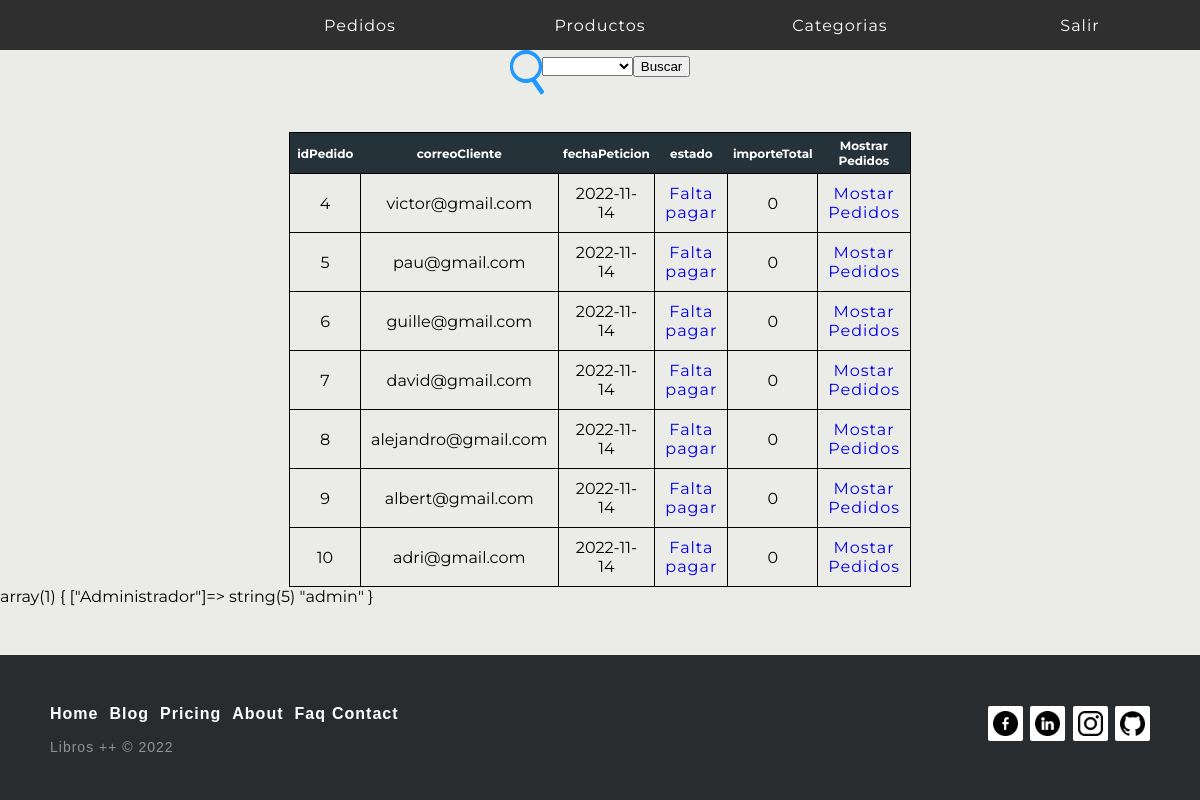
The page /index.php?controller=Pedido&action=mostrarPedidos (signed in) on the database as committed earlier.
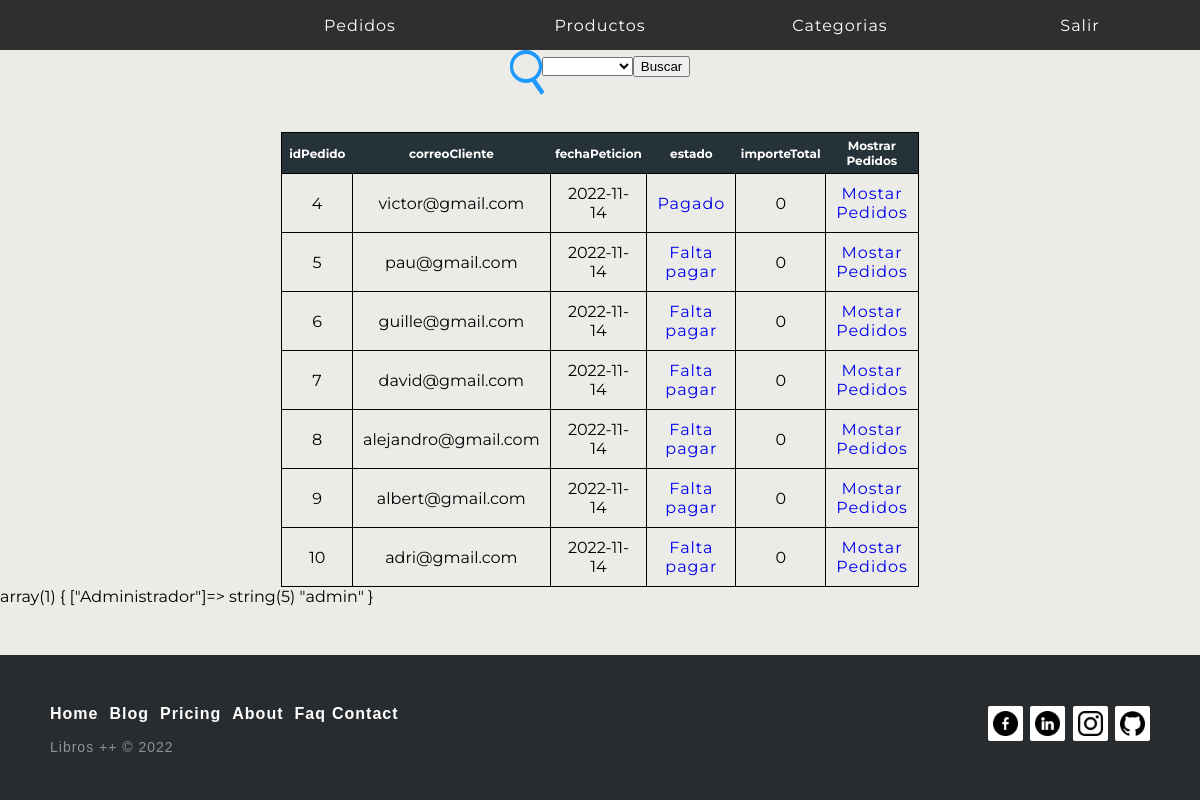
The same page on the database as committed later.
### tables this page shows
CREATE TABLE `pedido` (
  `idPedido` int(11) NOT NULL,
  `correoCliente` varchar(30) NOT NULL,
  `fechaPeticion` date NOT NULL,
  `estado` tinyint(1) NOT NULL DEFAULT 0,
  `importeTotal` float(6,2) NOT NULL DEFAULT 0.00
);

### models/database.php (called while the page is built, shortened)
<?php
class Database{
    public function __construct(){
        $servername = "localhost";
        $dbname= "tiendaonline";
        $username = "root";
        $password = "";
		$this->db = new PDO("mysql:host=$servername;dbname=$dbname",$username, $password);
    }
}

### models/pedido.php (called while the page is built, shortened)
<?php
    require_once("database.php");
    class Pedido extends Database{
        function mostrarPedidos(){
                $sql = "SELECT * FROM pedido";
                $rows = $this->db->query($sql);
                return $rows->fetchAll(PDO::FETCH_CLASS);
        }
    }
?>

### views/pedido/mostrarPedidos.php (the view, shortened to what this page needs)
<div class="fromBusquedaPedido">
        <form action="index.php?controller=Pedido&action=mostrarPedidos" method="POST">
            <div class="lupaPedido">
                <div>
                    <input type="text"   placeholder="Buscar por correo. . ." required id="txtbusca"  name="txtbusca">
                </div>
                <select id="estado" name="estado">
                    <option value="" selected></option>
                    <option value="0">Falta Pagar</option>
                </select>
                <input type="submit" value="Buscar"  >
            </div>
        </form>
</div>
<div class="tablaListadoPedidos">
    <?php
        if(isset($todosLosPedidos) && count($todosLosPedidos) > 0){
            echo "<table class='tablaAdmin'>";
            echo "<tr>";
                foreach($todosLosPedidos[0] as $clave1 => $valor1){
                    echo "<th class='thAdmin'>".$clave1."</th>";
                }
            echo "<th class='thAdmin'> Mostrar Pedidos </th>";
            echo "</tr>";
            foreach($todosLosPedidos as $clave => $valor){
                echo "<tr>";
                foreach($valor as $clave1 => $valor1){
                    if($clave1 == 'estado'){
                        if($valor1 == 0){
                            echo "<td class='tdAdmin'><a href='index.php?controller=Pedido&action=editarEstado&idPedido=".$valor->idPedido."&estado=1'>Falta pagar</a></td>";
                        }else{
                            echo "<td class='tdAdmin'><a href='index.php?controller=Pedido&action=editarEstado&idPedido=".$valor->idPedido."&estado=0'>Pagado</a></td>";
                        }
                    }
                    else{
                        echo "<td class='tdAdmin'>$valor1</td>";
                    }
                }
                echo "<td class='tdAdmin'><a href='index.php?controller=Pedido&action=mostrarDetallePedido&idPedido=".$valor->idPedido."'>Mostar Pedidos</a></td>";
                echo "</tr>";
            }
            echo "</table>";
        }else{
            echo "No hay pedidos";
        }
    ?>
</div>

### index.php (shortened to what this page needs)
<!DOCTYPE html>
<html lang="en">
    <head>
        <link rel="stylesheet"  type="text/css" media="screen" href="views/css/style.css">
    </head>
    <body>
        <?php
        if(isset($_SESSION["Administrador"])){
            require_once "views/general/menuAdmin.php";
        }elseif(!(isset($_GET['controller']) && isset($_GET['action']))){
            $categorias = new CategoriaController("");
            $categorias->categoriasMenu();
        }else if($_GET['action'] != "validarCliente" && $_GET['action'] != "login" && $_GET['action'] != "registrar" && $_GET['action'] != "validar"){
            $categorias = new CategoriaController("");
            $categorias->categoriasMenu();
        }
        if (isset($_GET['controller'])){
            $nombreController = $_GET['controller']."Controller";
        }
        else{
            $nombreController = "ClienteController";
        }
        if (class_exists($nombreController)){
            $controlador = new $nombreController();
            if(isset($_GET['action'])){
                $action = $_GET['action'];
            }
            else{
                $action ="home";
            }
            $controlador->$action();
        }else{
            echo "No existe el controlador";
        }
        var_dump($_SESSION);
        ?>
    </body>
</html>

### views/general/menuAdmin.php (shortened to what this page needs)
<body>
    <?php
        echo "<div class='menuAdmin'>";
            echo "<div class='menu2'><a href= 'index.php?controller=Pedido&action=mostrarPedidos' class='enlaceMenuAdmin'>Pedidos</a></div>";
            echo "<div class='menu3'><a href= 'index.php?controller=Producto&action=listado' class='enlaceMenuAdmin'>Productos</a></div>";
            echo "<div class='menu4'><a href= 'index.php?controller=Categoria&action=mostrarCategorias' class='enlaceMenuAdmin'>Categorias</a></div>";
            echo "<div class='menu5'><a href= 'index.php?controller=Base&action=salir' class='enlaceMenuAdmin'>Salir</a></div>";
        echo "</div>";
        echo "<div class='spacerAdmin'></div>";
    ?>
</body>

### controllers/PedidoController.php (shortened to what this page needs)
<?php
    class PedidoController{
        public function mostrarPedidos(){
            if(isset($_SESSION["Administrador"])){
                if (isset($_POST["estado"]) && $_POST['estado'] != ""){
                    require_once("models/pedido.php");
                    $pedido = new Pedido();
                    if(isset($_POST['txtbusca'])){
                        $pedido->setEstado($_POST['estado']);
                        $pedido->setCorreoCliente($_POST['txtbusca']);
                        $todosLosPedidos = $pedido->buscarCorreoEstado();
                    }else{
                        $pedido->setEstado($_POST['estado']);
                        $todosLosPedidos = $pedido->buscarEstado();
                    }
                    require_once "views/pedido/mostrarPedidos.php";
                }elseif(isset($_POST['txtbusca']) && $_POST['estado'] == ""){
                    require_once("models/pedido.php");
                    $pedido = new Pedido();
                    $pedido->setCorreoCliente($_POST['txtbusca']);
                    $todosLosPedidos = $pedido->buscarCorreo();
                    require_once "views/pedido/mostrarPedidos.php";
                }else{
                    require_once("models/pedido.php");
                    $pedido = new Pedido();
                    $todosLosPedidos = $pedido->mostrarPedidos();
                    require_once "views/pedido/mostrarPedidos.php";
                }
            } else {
                header("index.php");
            }
        }
    }

### views/css/style.css (style rules this page uses)
html { min-height: 100%; position: relative; }
body { margin: 0; }
footer { background-color: black; position: absolute; bottom: 0; margin-top: 40px; width: 100%; color: white; }
body { background: #EBEBE8; font-family: 'Montserrat', sans-serif; margin: 0; padding: 0; }
p { font-size: 16px; letter-spacing: 1px; }
a { font-size: 16px; letter-spacing: 1px; font: blod; text-decoration: none; }
div.spacerAdmin { display: block; height: 50px; }
.menuAdmin { max-width: 100%; width: 100%; background-color: rgba(0, 0, 0, 0.8); margin: 0px auto; display: grid; grid-template-columns: repeat(5, 1fr); grid-template-rows: 1fr; align-content: center; align-items: center; height: 50px; position: fixed; }
.menuAdmin>.menu2 { grid-area: 1 / 2 / 2 / 3; }
.menuAdmin>.menu3 { grid-area: 1 / 3 / 2 / 4; }
.menuAdmin>.menu4 { grid-area: 1 / 4 / 2 / 5; }
.menuAdmin>.menu4 > a { position: relative; display: inline-block; text-decoration: none; color: white; }
.menuAdmin>.menu5 { grid-area: 1 / 5 / 2 / 6; }
.menuAdmin>div { text-align: center; text-decoration: none; color: white; }
a.enlaceMenuAdmin { position: relative; display: inline-block; text-decoration: none; color: white; }
a.enlaceMenuAdmin::before, a.enlaceMenuAdmin::after { content: ''; position: absolute; left: 0; width: 100%; height: 2px; background-color: #2099FF; transform: scaleX(0); transition: transform .25s; }
a.enlaceMenuAdmin::before { top: 18px; transform-origin: right; }
.lupaPedido { margin: 0 auto; display: flex; justify-content: center; align-items: center; margin-bottom: 50px; }
.lupaPedido>div { display: inline-block; position: relative; filter: drop-shadow(0 1px #2099FF); }
.lupaPedido>div:after { content: ""; background: #2099FF; width: 4px; height: 16px; position: absolute; top: 28px; right: 2px; transform: rotate(145deg); }
.lupaPedido>div>input { color: #000000; font-size: 13px; background: transparent; width: 10px; height: 10px; padding: 8px; border: solid 3px #2099FF; outline: none; border-radius: 35px; transition: width 0.5s; }
.lupaPedido>div>input::placeholder { color: #0a0a0a; opacity: 0; transition: opacity 150ms ease-out; }
.lupaPedido>div>input:focus, .lupaPedido>div>input:not(:placeholder-shown) { width: 150px; }
.tablaAdmin { margin: auto auto; border: 1px solid black; border-collapse: collapse; }
.thAdmin { background-color: #263239; color: white; font-size: 12px; padding: 5px; text-align: center; }
.tdAdmin { border: 1px solid black; text-align: center; padding: 10px; width: 50px; }
.menu2 { grid-column: 2/5; grid-row: 2; display: flex; flex-direction: row; justify-content: center; }
.menu4 { grid-column: 6; grid-row: 2; }
.menu4 > a { display: flex; align-items: center; justify-content: center; width: min-content; }
.menu5 { grid-column: 7; grid-row: 2; }
.footer-distributed { background-color: #292c2f; box-shadow: 0 1px 1px 0 rgba(0, 0, 0, 0.12); box-sizing: border-box; width: 100%; text-align: left; font: normal 16px sans-serif; padding: 45px 50px; }
.footer-distributed .footer-left p { color: #8f9296; font-size: 14px; margin: 0; }
.footer-distributed p.footer-links { font-size: 18px; font-weight: bold; color: #ffffff; margin: 0 0 10px; padding: 0; transition: ease .25s; }
.footer-distributed p.footer-links a { display: inline-block; line-height: 1.8; text-decoration: none; color: inherit; transition: ease .25s; }
.footer-distributed .footer-links a:before { content: ""; font-size: 20px; left: 0; color: #fff; display: inline-block; padding-right: 5px; }
.footer-distributed .footer-links .link-1:before { content: none; }
.footer-distributed .footer-right { float: right; margin-top: 6px; max-width: 180px; }
.footer-distributed .footer-right a { display: inline-block; width: 35px; height: 35px; background-color: #ffffff; border-radius: 2px; font-size: 20px; color: #ffffff; text-align: center; line-height: 35px; margin-left: 3px; transition:all .25s; }
.espacioFooter { width:100%; height: 152px; }
.footer-right > a > img { width: 25px; height: 25px; margin-top:5px; }

Rows that differ between the two databases and show on the page:
changed pedido (number 1 of 7 on the later page): text "Falta pagar" → "Pagado"
